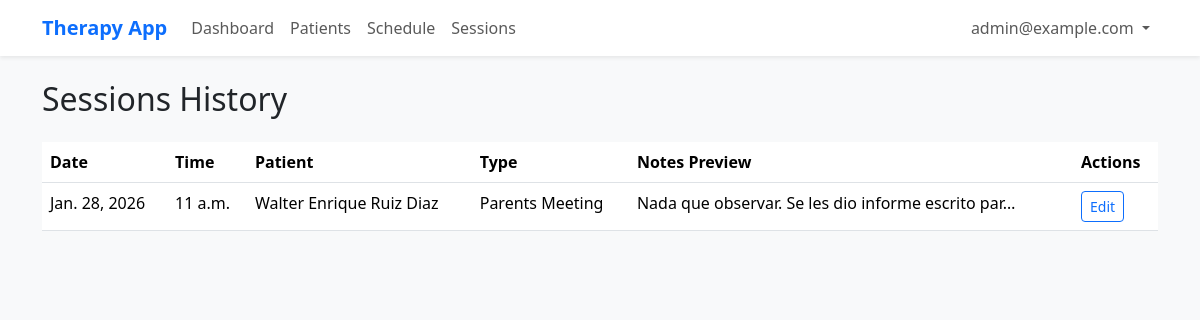
Screenshot of /schedule/sessions/ (signed in) with the database file from the repository.
### schedule/models.py (models this page shows, shortened)
class Session(models.Model):
    TYPE_CHOICES = [
        ('evaluation', 'Evaluation'),
        ('intervention', 'Intervention'),
        ('parents_meeting', 'Parents Meeting'),
    ]
    appointment = models.OneToOneField(Appointment, on_delete=models.CASCADE, related_name='session')
    patient = models.ForeignKey('patients.Patient', on_delete=models.CASCADE, related_name='sessions')
    date = models.DateField()
    time = models.TimeField()
    session_type = models.CharField(max_length=20, choices=TYPE_CHOICES)
    notes = models.TextField()
    created_at = models.DateTimeField(auto_now_add=True)

### patients/models.py (models this page shows)
class Patient(models.Model):
    created_by = models.ForeignKey('professionals.Professional', on_delete=models.CASCADE, related_name='patients')
    dni = models.CharField(max_length=20, verbose_name="DNI / ID Document")
    first_name = models.CharField(max_length=100)
    last_name = models.CharField(max_length=100)
    birth_date = models.DateField()
    mobile_phone = models.CharField(max_length=20)
    email = models.EmailField(blank=True, null=True)
    medical_coverage = models.CharField(max_length=100, blank=True)
    social_security_number = models.CharField(max_length=50, blank=True)
    created_at = models.DateTimeField(auto_now_add=True)
    def __str__(self):
        return f"{self.first_name} {self.last_name}"

### schedule/views.py (the view)
# urls.py: path('sessions/', SessionListView.as_view(), name='session_list'),
class SessionListView(ProfessionalRequiredMixin, ListView):
    model = Session
    template_name = 'schedule/session_list.html'
    context_object_name = 'sessions'
    def get_queryset(self):
        if not hasattr(self.request.user, 'professional'): return Session.objects.none()
        return Session.objects.filter(
            appointment__professional=self.request.user.professional
        ).order_by('-date', '-time')

### web/mixins.py (called while the page is built)
    def test_func(self):
        return self.request.user.is_authenticated

    def dispatch(self, request, *args, **kwargs):
        if not request.user.is_authenticated:
            return self.handle_no_permission()
        if not hasattr(request.user, 'professional'):
            if request.resolver_match.url_name == 'professional_create':
                return super().dispatch(request, *args, **kwargs)
            return redirect('professional_create')
        return super().dispatch(request, *args, **kwargs)

### schedule/templates/schedule/session_list.html (shortened to what this page needs)
{% extends "base.html" %}
{% block content %}
<div class="mb-4">
    <h2>Sessions History</h2>
</div>
<div class="table-responsive">
    <table class="table table-hover">
        <thead>
            <tr>
                <th>Date</th>
                <th>Time</th>
                <th>Patient</th>
                <th>Type</th>
                <th>Notes Preview</th>
                <th>Actions</th>
            </tr>
        </thead>
        <tbody>
            {% for session in sessions %}
            <tr>
                <td>{{ session.date }}</td>
                <td>{{ session.time }}</td>
                <td>{{ session.patient }}</td>
                <td>{{ session.get_session_type_display }}</td>
                <td>{{ session.notes|truncatechars:50 }}</td>
                <td>
                    <a href="{% url 'session_edit' session.pk %}" class="btn btn-sm btn-outline-primary">Edit</a>
                </td>
            </tr>
            {% empty %}
            <tr>
                <td colspan="6" class="text-center text-muted">No sessions recorded yet.</td>
            </tr>
            {% endfor %}
        </tbody>
    </table>
</div>
{% endblock %}

### templates/base.html (shortened to what this page needs)
{% load bootstrap5 %}
<!DOCTYPE html>
<html lang="en">
<head>
    {% bootstrap_css %}
</head>
<body>
    <nav class="navbar navbar-expand-lg navbar-light bg-white shadow-sm mb-4">
        <div class="container">
            <a class="navbar-brand" href="{% url 'dashboard' %}">Therapy App</a>
            <div class="collapse navbar-collapse" id="navbarNav">
                {% if user.is_authenticated %}
                <ul class="navbar-nav me-auto">
                    <li class="nav-item"><a class="nav-link" href="{% url 'dashboard' %}">Dashboard</a></li>
                    <li class="nav-item"><a class="nav-link" href="{% url 'patient_list' %}">Patients</a></li>
                    <li class="nav-item"><a class="nav-link" href="{% url 'schedule' %}">Schedule</a></li>
                    <li class="nav-item"><a class="nav-link" href="{% url 'session_list' %}">Sessions</a></li>
                </ul>
                <ul class="navbar-nav">
                    <li class="nav-item dropdown">
                        <a class="nav-link dropdown-toggle" href="#" id="userDropdown" role="button" data-bs-toggle="dropdown">
                            {{ user.email }}
                        </a>
                    </li>
                </ul>
                {% else %}
                <ul class="navbar-nav ms-auto">
                    <li class="nav-item"><a class="nav-link" href="{% url 'account_login' %}">Login</a></li>
                </ul>
                {% endif %}
            </div>
        </div>
    </nav>
    <div class="container">
        {% block content %}{% endblock %}
    </div>
</body>
</html>

### templates/base.html (style rules this page uses)
body { background-color: #f8f9fa; }
.navbar-brand { font-weight: bold; color: #0d6efd !important; }

### rows the page displays
Session: date "Jan. 28, 2026", time "11 a.m.", patient "Walter Enrique Ruiz Diaz", session_type "Parents Meeting", notes "Nada que observar. Se les dio informe escrito par…"

### other values shown
{{ user.email }} "admin@example.com"
